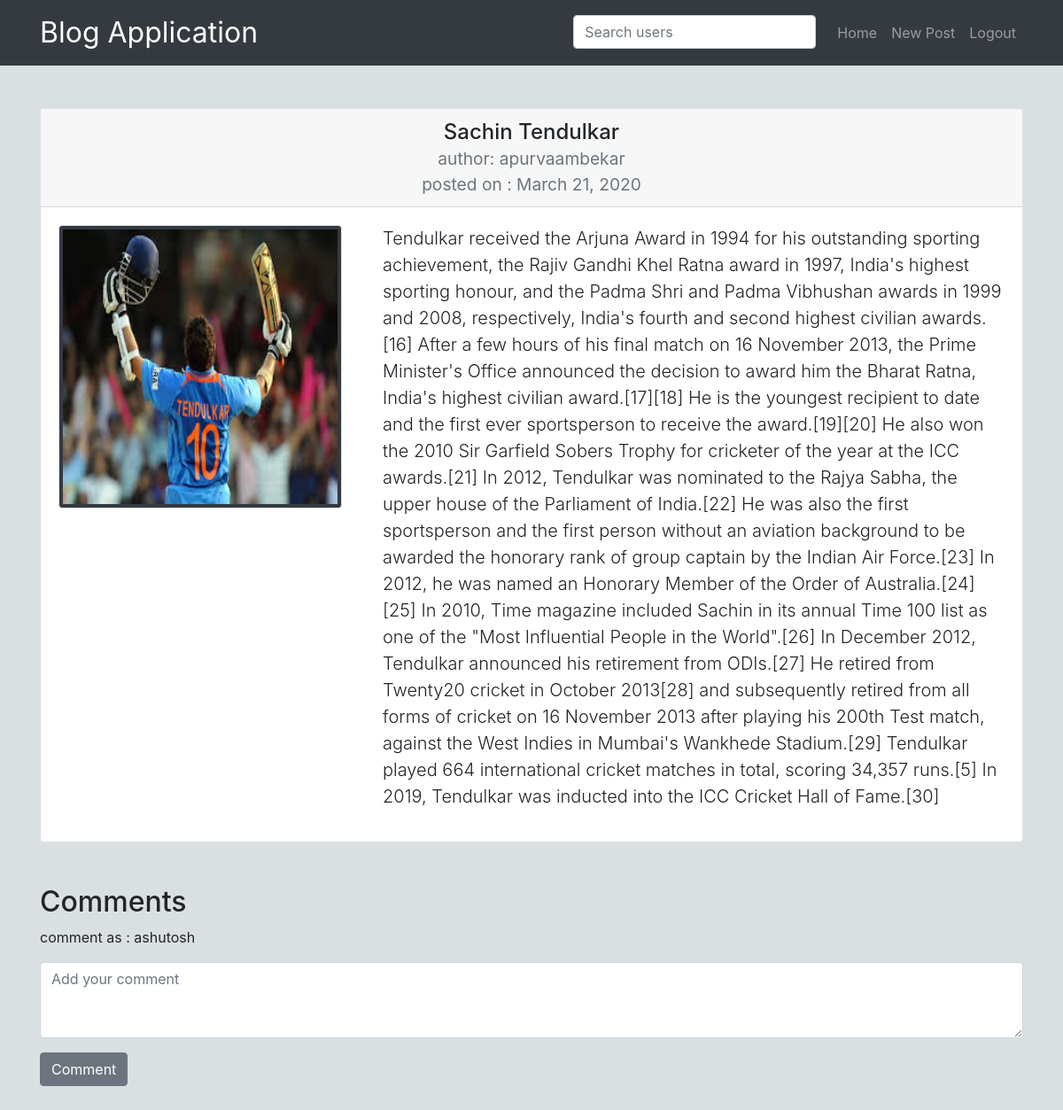
The page /detail/11/ (signed in) on the database its author committed.
### blog/models.py (models this page shows, shortened)
class Post(models.Model):
    user = models.ForeignKey(User, on_delete=models.CASCADE)
    title = models.CharField(max_length = 50)
    description = models.TextField()
    image = models.ImageField(blank=True, upload_to='pics')
    date_posted = models.DateTimeField(auto_now_add = True)
    is_public = models.BooleanField(default = True)

### blog/views.py (the view)
# urls.py: path('detail/<int:id>/',blog_view.show_details, name='detail'),
def show_details(request,id):
    post = Post.objects.get(pk=id)
    if request.method == 'POST':
        form = CommentForm(request.POST)
        if(form.is_valid()):
            cd = form.cleaned_data
            comment = cd['comment']
            obj = Comments(post = post, commented_by = request.user, comment = comment)
            obj.save()
    else:
        form = CommentForm()
    return render(request,"detail.html",{'post': post, 'form': form})

### blog/forms.py
class CommentForm(forms.ModelForm):
    class Meta:
        model = Comments
        fields = ['comment']
        widgets = {
            'comment': forms.Textarea(attrs = {
                'class': 'form-control',
                'placeholder': 'Add your comment',
                'rows': '3'
            })
        }

### BlogApplication/templates/detail.html (shortened to what this page needs)
{% extends "base.html" %}
{% block content %}
    <div class="card my-5">
        <h4 class="card-header text-center">
            {{ post.title }}
            <br>
            <small class="text-muted">author: {{ post.user.username }}</small>
            <br>
            <small class="text-muted">posted on : {{ post.date_posted | date }}</small>
        </h4>
        <div class="card-body">
            <div class="row">
                <div class="col-md-4 col-12">
                    {% if post.image %}
                        <img src="{{ post.image.url }}"
                        style="height: 20rem; width: 20rem;"
                        alt="" class="img-fluid img-thumbnail bg-dark">
                    {% endif %}
                </div>
                <div class="col-md-8 col-12">
                    <p class="lead">{{ post.description }}</p>
                </div>
            </div>
        </div>
    </div>
    <div class="my-5">
        <h2>Comments</h2>
        {% if user.is_authenticated %}
            <form action="{% url 'detail' post.id %}" method="POST">
                <p>comment as : {{ user.username }}</p>
                <div class="form-field">
                    {{ form.comment }}
                </div>
                <button type="submit" class="btn btn-secondary mt-3">Comment</button>
            </form>
        {% endif %}
    </div>
{% endblock content %}

### BlogApplication/templates/base.html (style rules this page uses)
body { background: #DAE0E2; }

### rows shown on the page
Post: title "Sachin Tendulkar", user.username "apurvaambekar", date_posted "March 21, 2020", image (picture), description "Tendulkar received the Arjuna Award in 1994 for his outstanding sporting achievement, the Rajiv Gandhi Khel Ratna award in 1997, India's highest sporting honour, and the Padma Shri and Padma Vibhushan awards in 1999 and 2008, respectively, India's fourth and second highest civilian awards.[16] After a few hours of his final match on 16 November 2013, the Prime Minister's Office announced the decision to award him the Bharat Ratna, India's highest civilian award.[17][18] He is the youngest recipient to date and the first ever sportsperson to receive the award.[19][20] He also won the 2010 Sir Garfield Sobers Trophy for cricketer of the year at the ICC awards.[21] In 2012, Tendulkar was…"

### other values the page prints
{{ user.username }} "ashutosh"
